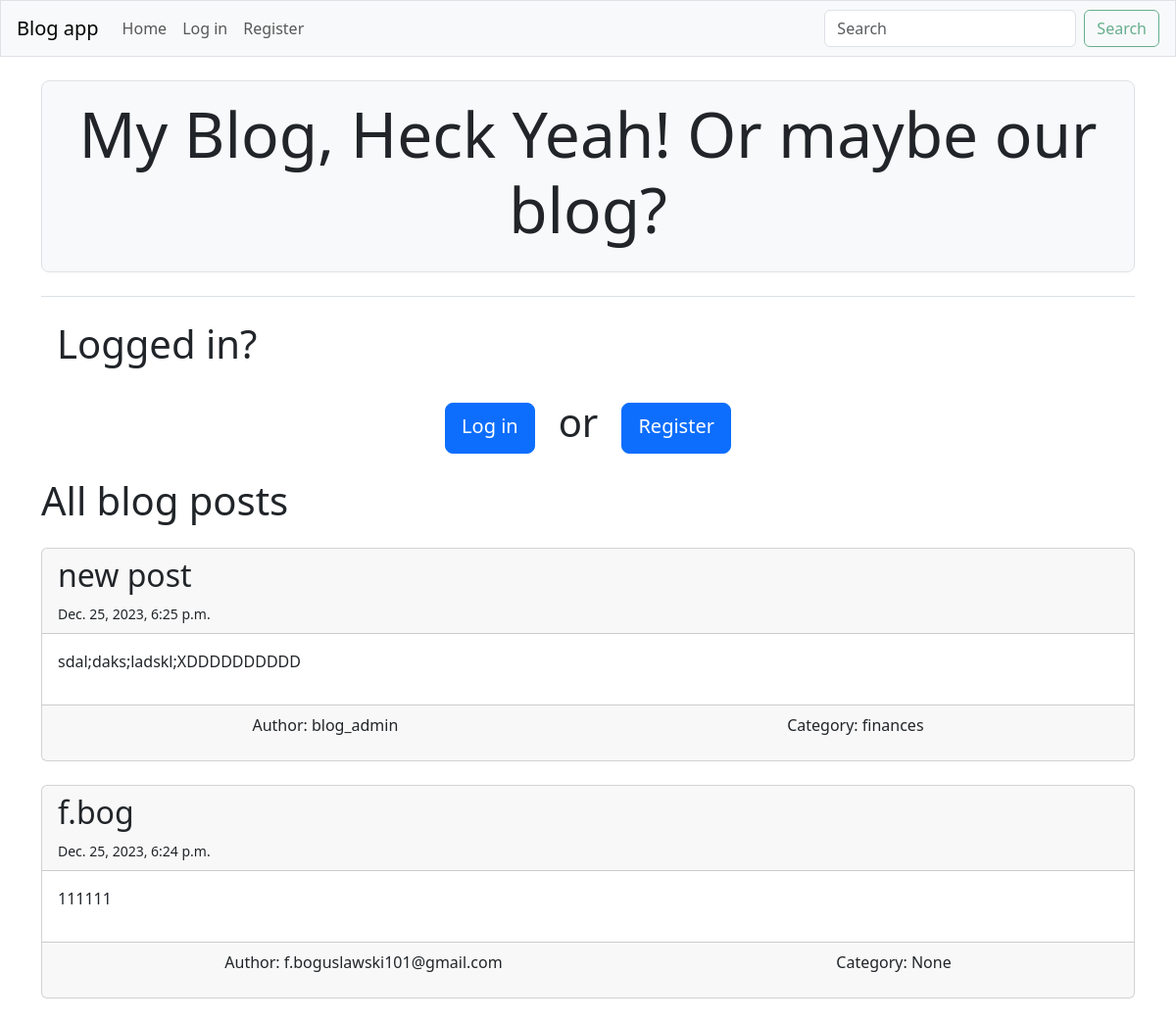
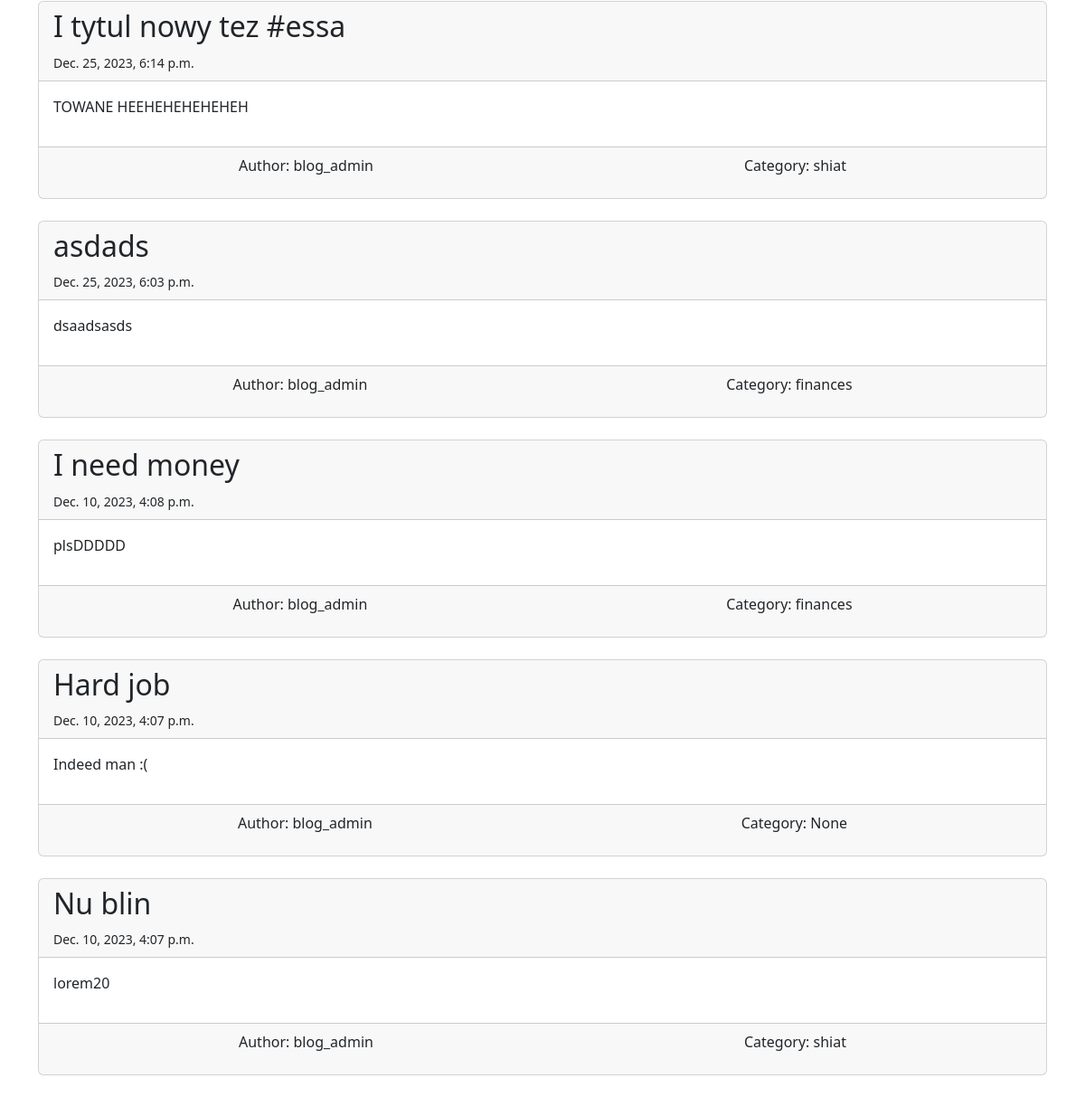
The page / on the database its author committed (2 pictures, top to bottom).
### blog_app/models.py (models this page shows, shortened)
class BlogPost(models.Model):
    title = models.CharField(max_length=200)
    content = models.TextField()
    date_posted = models.DateTimeField(auto_now_add=True)
    category = models.ForeignKey(PostCategory, on_delete=models.SET_NULL, null=True)
    owner = models.ForeignKey(User, on_delete=models.CASCADE)

class PostCategory(models.Model):
    name = models.CharField(max_length=100)
    class Meta:
        verbose_name_plural = "Post Categories"
    def __str__(self):
        return self.name

### blog_app/views.py (the view)
# urls.py: path("", views.index, name="index"),
def index(request):
    posts = BlogPost.objects.order_by("-date_posted")
    context = {"posts": posts}
    return render(request, "blog_app/index.html", context)

### blog_app/templates/blog_app/index.html
{% extends 'blog_app/base.html' %}
{% block page_header %}
    <div class="p-3 mb-3 bg-light border rounded-3">
        <div class="container-fluid py4 text-center">
            <h1 class="display-3">
                My Blog, Heck Yeah! Or maybe our blog?
            </h1>
        </div>
    </div>
{% endblock page_header %}
{% block content %}
<h1 class='p-3'>Logged in?</h1>
<div class="d-flex justify-content-center p-2">
    {% if user.is_authenticated %}
        Hello, {{ user.username }}.
    {% else %}
        <a href="{% url 'accounts:login' %}" class="btn btn-primary btn-lg mt-1">Log in </a>
        <h1 class='mx-4'> or </h1>
        <a href="{% url 'accounts:register' %}" class="btn btn-primary btn-lg mt-1"> Register</a>
    {% endif %}
</div>
<div class="posts">
    <h1 class='mt-3'>All blog posts</h1>
    {% for post in posts %}
    <div class="card my-4">
        <div class="card-header">
            <h2>
                {{ post.title }}
            </h2>
            <small> {{ post.date_posted }} </small>
        </div>
        <div class="card-body">
            <p> {{ post.content }} </p>
        </div>
        <div class="card-footer d-flex justify-content-around">
            <p> Author: {{ post.owner }} </p>
            <p> Category: {{ post.category }} </p>
        </div>
    </div>
    {% endfor %}
</div>
{% endblock content %}

### rows shown on the page
BlogPost: title "new post", date_posted "Dec. 25, 2023, 6:25 p.m.", content "sdal;daks;ladskl;XDDDDDDDDDD", owner "blog_admin", category "finances"
BlogPost: title "f.bog", date_posted "Dec. 25, 2023, 6:24 p.m.", content "111111", owner "f.boguslawski101@gmail.com", category "None"
BlogPost: title "I tytul nowy tez #essa", date_posted "Dec. 25, 2023, 6:14 p.m.", content "TOWANE HEEHEHEHEHEHEH", owner "blog_admin", category "shiat"
BlogPost: title "asdads", date_posted "Dec. 25, 2023, 6:03 p.m.", content "dsaadsasds", owner "blog_admin", category "finances"
BlogPost: title "I need money", date_posted "Dec. 10, 2023, 4:08 p.m.", content "plsDDDDD", owner "blog_admin", category "finances"
BlogPost: title "Hard job", date_posted "Dec. 10, 2023, 4:07 p.m.", content "Indeed man :(", owner "blog_admin", category "None"
BlogPost: title "Nu blin", date_posted "Dec. 10, 2023, 4:07 p.m.", content "lorem20", owner "blog_admin", category "shiat"
